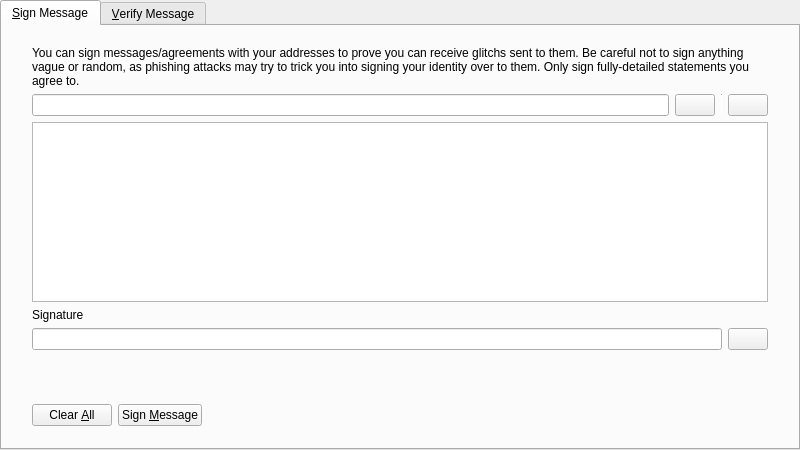
<?xml version="1.0" encoding="UTF-8"?>
<ui version="4.0">
 <class>SignVerifyMessageDialog</class>
 <widget class="QDialog" name="SignVerifyMessageDialog">
  <property name="geometry">
   <rect>
    <x>0</x>
    <y>0</y>
    <width>800</width>
    <height>450</height>
   </rect>
  </property>
  <property name="windowTitle">
   <string>Signatures - Sign / Verify a Message</string>
  </property>
  <property name="modal">
   <bool>true</bool>
  </property>
  <layout class="QVBoxLayout" name="verticalLayout">
   <property name="leftMargin">
    <number>0</number>
   </property>
   <property name="topMargin">
    <number>0</number>
   </property>
   <property name="rightMargin">
    <number>0</number>
   </property>
   <property name="bottomMargin">
    <number>0</number>
   </property>
   <item>
    <widget class="QTabWidget" name="tabWidget">
     <property name="currentIndex">
      <number>0</number>
     </property>
     <widget class="QWidget" name="tabSignMessage">
      <attribute name="title">
       <string>&amp;Sign Message</string>
      </attribute>
      <layout class="QVBoxLayout" name="verticalLayout_SM">
       <property name="leftMargin">
        <number>0</number>
       </property>
       <property name="topMargin">
        <number>0</number>
       </property>
       <property name="rightMargin">
        <number>0</number>
       </property>
       <property name="bottomMargin">
        <number>0</number>
       </property>
       <item>
        <layout class="QVBoxLayout" name="verticalLayout_3">
         <property name="leftMargin">
          <number>30</number>
         </property>
         <property name="topMargin">
          <number>20</number>
         </property>
         <property name="rightMargin">
          <number>30</number>
         </property>
         <property name="bottomMargin">
          <number>20</number>
         </property>
         <item>
          <widget class="QLabel" name="infoLabel_SM">
           <property name="text">
            <string>You can sign messages/agreements with your addresses to prove you can receive glitchs sent to them. Be careful not to sign anything vague or random, as phishing attacks may try to trick you into signing your identity over to them. Only sign fully-detailed statements you agree to.</string>
           </property>
           <property name="textFormat">
            <enum>Qt::PlainText</enum>
           </property>
           <property name="wordWrap">
            <bool>true</bool>
           </property>
          </widget>
         </item>
         <item>
          <layout class="QHBoxLayout" name="horizontalLayout_1_SM">
           <property name="spacing">
            <number>6</number>
           </property>
           <item>
            <widget class="QValidatedLineEdit" name="addressIn_SM">
             <property name="toolTip">
              <string>The Glitch address to sign the message with</string>
             </property>
            </widget>
           </item>
           <item>
            <widget class="QPushButton" name="addressBookButton_SM">
             <property name="toolTip">
              <string>Choose previously used address</string>
             </property>
             <property name="text">
              <string/>
             </property>
             <property name="icon">
              <iconset resource="../glitch.grc">
               <normaloff>:/icons/address-book</normaloff>:/icons/address-book</iconset>
             </property>
             <property name="shortcut">
              <string>Alt+A</string>
             </property>
             <property name="autoDefault">
              <bool>false</bool>
             </property>
            </widget>
           </item>
           <item>
            <widget class="Line" name="vLine">
             <property name="maximumSize">
              <size>
               <width>1</width>
               <height>22</height>
              </size>
             </property>
             <property name="orientation">
              <enum>Qt::Vertical</enum>
             </property>
            </widget>
           </item>
           <item>
            <widget class="QPushButton" name="pasteButton_SM">
             <property name="toolTip">
              <string>Paste address from clipboard</string>
             </property>
             <property name="text">
              <string/>
             </property>
             <property name="icon">
              <iconset resource="../glitch.grc">
               <normaloff>:/icons/editpaste</normaloff>:/icons/editpaste</iconset>
             </property>
             <property name="shortcut">
              <string>Alt+P</string>
             </property>
             <property name="autoDefault">
              <bool>false</bool>
             </property>
            </widget>
           </item>
          </layout>
         </item>
         <item>
          <widget class="QPlainTextEdit" name="messageIn_SM">
           <property name="toolTip">
            <string>Enter the message you want to sign here</string>
           </property>
          </widget>
         </item>
         <item>
          <widget class="QLabel" name="signatureLabel_SM">
           <property name="text">
            <string>Signature</string>
           </property>
           <property name="textFormat">
            <enum>Qt::PlainText</enum>
           </property>
          </widget>
         </item>
         <item>
          <layout class="QHBoxLayout" name="horizontalLayout_2_SM">
           <property name="spacing">
            <number>6</number>
           </property>
           <item>
            <widget class="QLineEdit" name="signatureOut_SM">
             <property name="font">
              <font>
               <italic>true</italic>
              </font>
             </property>
             <property name="readOnly">
              <bool>true</bool>
             </property>
            </widget>
           </item>
           <item>
            <widget class="QPushButton" name="copySignatureButton_SM">
             <property name="toolTip">
              <string>Copy the current signature to the system clipboard</string>
             </property>
             <property name="text">
              <string/>
             </property>
             <property name="icon">
              <iconset resource="../glitch.grc">
               <normaloff>:/icons/editcopy</normaloff>:/icons/editcopy</iconset>
             </property>
             <property name="autoDefault">
              <bool>false</bool>
             </property>
            </widget>
           </item>
          </layout>
         </item>
        </layout>
       </item>
       <item>
        <widget class="QWidget" name="buttonsContainerWhite" native="true">
         <layout class="QHBoxLayout" name="horizontalLayout">
          <property name="leftMargin">
           <number>30</number>
          </property>
          <property name="topMargin">
           <number>15</number>
          </property>
          <property name="rightMargin">
           <number>30</number>
          </property>
          <item>
           <widget class="QPushButton" name="clearButton_SM">
            <property name="toolTip">
             <string>Reset all sign message fields</string>
            </property>
            <property name="text">
             <string>Clear &amp;All</string>
            </property>
            <property name="icon">
             <iconset resource="../glitch.grc">
              <normaloff>:/icons/remove</normaloff>:/icons/remove</iconset>
            </property>
            <property name="autoDefault">
             <bool>false</bool>
            </property>
           </widget>
          </item>
          <item>
           <widget class="QPushButton" name="signMessageButton_SM">
            <property name="toolTip">
             <string>Sign the message to prove you own this Glitch address</string>
            </property>
            <property name="text">
             <string>Sign &amp;Message</string>
            </property>
            <property name="icon">
             <iconset resource="../glitch.grc">
              <normaloff>:/icons/edit</normaloff>:/icons/edit</iconset>
            </property>
            <property name="autoDefault">
             <bool>false</bool>
            </property>
           </widget>
          </item>
          <item>
           <spacer name="horizontalSpacer_1_SM">
            <property name="orientation">
             <enum>Qt::Horizontal</enum>
            </property>
            <property name="sizeHint" stdset="0">
             <size>
              <width>40</width>
              <height>48</height>
             </size>
            </property>
           </spacer>
          </item>
          <item>
           <widget class="QLabel" name="statusLabel_SM">
            <property name="font">
             <font>
              <weight>75</weight>
              <bold>true</bold>
             </font>
            </property>
            <property name="text">
             <string/>
            </property>
            <property name="wordWrap">
             <bool>true</bool>
            </property>
           </widget>
          </item>
          <item>
           <spacer name="horizontalSpacer_2_SM">
            <property name="orientation">
             <enum>Qt::Horizontal</enum>
            </property>
            <property name="sizeHint" stdset="0">
             <size>
              <width>40</width>
              <height>48</height>
             </size>
            </property>
           </spacer>
          </item>
         </layout>
        </widget>
       </item>
      </layout>
     </widget>
     <widget class="QWidget" name="tabVerifyMessage">
      <attribute name="title">
       <string>&amp;Verify Message</string>
      </attribute>
      <layout class="QVBoxLayout" name="verticalLayout_VM">
       <property name="leftMargin">
        <number>0</number>
       </property>
       <property name="topMargin">
        <number>0</number>
       </property>
       <property name="rightMargin">
        <number>0</number>
       </property>
       <property name="bottomMargin">
        <number>0</number>
       </property>
       <item>
        <layout class="QVBoxLayout" name="verticalLayout_2">
         <property name="leftMargin">
          <number>30</number>
         </property>
         <property name="topMargin">
          <number>20</number>
         </property>
         <property name="rightMargin">
          <number>30</number>
         </property>
         <property name="bottomMargin">
          <number>20</number>
         </property>
         <item>
          <widget class="QLabel" name="infoLabel_VM">
           <property name="text">
            <string>Enter the receiver's address, message (ensure you copy line breaks, spaces, tabs, etc. exactly) and signature below to verify the message. Be careful not to read more into the signature than what is in the signed message itself, to avoid being tricked by a man-in-the-middle attack. Note that this only proves the signing party receives with the address, it cannot prove sendership of any transaction!</string>
           </property>
           <property name="textFormat">
            <enum>Qt::PlainText</enum>
           </property>
           <property name="alignment">
            <set>Qt::AlignLeading|Qt::AlignLeft|Qt::AlignTop</set>
           </property>
           <property name="wordWrap">
            <bool>true</bool>
           </property>
          </widget>
         </item>
         <item>
          <layout class="QHBoxLayout" name="horizontalLayout_1_VM">
           <property name="spacing">
            <number>6</number>
           </property>
           <item>
            <widget class="QValidatedLineEdit" name="addressIn_VM">
             <property name="toolTip">
              <string>The Glitch address the message was signed with</string>
             </property>
            </widget>
           </item>
           <item>
            <widget class="QPushButton" name="addressBookButton_VM">
             <property name="toolTip">
              <string>Choose previously used address</string>
             </property>
             <property name="text">
              <string/>
             </property>
             <property name="icon">
              <iconset resource="../glitch.grc">
               <normaloff>:/icons/address-book</normaloff>:/icons/address-book</iconset>
             </property>
             <property name="shortcut">
              <string>Alt+A</string>
             </property>
             <property name="autoDefault">
              <bool>false</bool>
             </property>
            </widget>
           </item>
          </layout>
         </item>
         <item>
          <widget class="QPlainTextEdit" name="messageIn_VM"/>
         </item>
         <item>
          <widget class="QValidatedLineEdit" name="signatureIn_VM"/>
         </item>
        </layout>
       </item>
       <item>
        <widget class="QWidget" name="buttonsContainerWhite_" native="true">
         <layout class="QHBoxLayout" name="horizontalLayout_2">
          <property name="leftMargin">
           <number>30</number>
          </property>
          <property name="topMargin">
           <number>15</number>
          </property>
          <property name="rightMargin">
           <number>30</number>
          </property>
          <item>
           <widget class="QPushButton" name="clearButton_VM">
            <property name="toolTip">
             <string>Reset all verify message fields</string>
            </property>
            <property name="text">
             <string>Clear &amp;All</string>
            </property>
            <property name="icon">
             <iconset resource="../glitch.grc">
              <normaloff>:/icons/remove</normaloff>:/icons/remove</iconset>
            </property>
            <property name="autoDefault">
             <bool>false</bool>
            </property>
           </widget>
          </item>
          <item>
           <widget class="QPushButton" name="verifyMessageButton_VM">
            <property name="toolTip">
             <string>Verify the message to ensure it was signed with the specified Glitch address</string>
            </property>
            <property name="text">
             <string>Verify &amp;Message</string>
            </property>
            <property name="icon">
             <iconset resource="../glitch.grc">
              <normaloff>:/icons/transaction_0</normaloff>:/icons/transaction_0</iconset>
            </property>
            <property name="autoDefault">
             <bool>false</bool>
            </property>
           </widget>
          </item>
          <item>
           <spacer name="horizontalSpacer_1_VM">
            <property name="orientation">
             <enum>Qt::Horizontal</enum>
            </property>
            <property name="sizeHint" stdset="0">
             <size>
              <width>40</width>
              <height>48</height>
             </size>
            </property>
           </spacer>
          </item>
          <item>
           <widget class="QLabel" name="statusLabel_VM">
            <property name="font">
             <font>
              <weight>75</weight>
              <bold>true</bold>
             </font>
            </property>
            <property name="text">
             <string/>
            </property>
            <property name="wordWrap">
             <bool>true</bool>
            </property>
           </widget>
          </item>
          <item>
           <spacer name="horizontalSpacer_2_VM">
            <property name="orientation">
             <enum>Qt::Horizontal</enum>
            </property>
            <property name="sizeHint" stdset="0">
             <size>
              <width>40</width>
              <height>48</height>
             </size>
            </property>
           </spacer>
          </item>
         </layout>
        </widget>
       </item>
      </layout>
     </widget>
    </widget>
   </item>
  </layout>
 </widget>
 <customwidgets>
  <customwidget>
   <class>QValidatedLineEdit</class>
   <extends>QLineEdit</extends>
   <header>qt/qvalidatedlineedit.h</header>
  </customwidget>
 </customwidgets>
 <resources>
  <include location="../glitch.grc"/>
 </resources>
 <connections/>
</ui>
